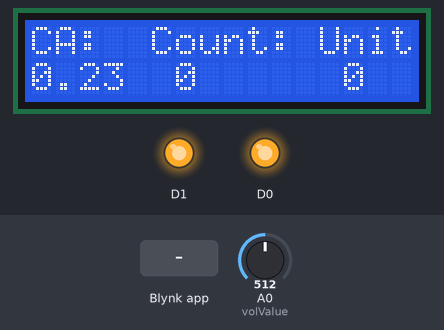
The sketch below on a simulated ESP8266 (NodeMCU). Parts: 16×2 character LCD, output pins drawn as LEDs (lit = HIGH). The inputs (shaded band) are chosen by the test bench; at power-on: A0 (volValue) = 512. WiFi joins after 1.5 s; servers stay silent unless stated.

Above: at 3.0 s.
3.1 s: Blynk app writes 1 to V0
At 3.9 s:
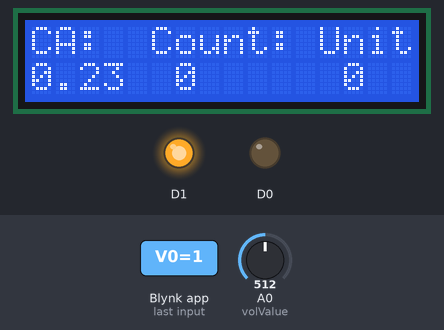
4.8 s: A0 (volValue) set to 716
At 5.4 s:
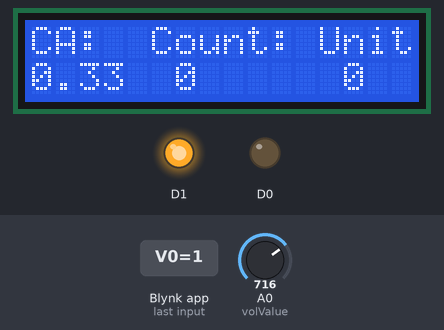
6.3 s: Blynk app writes 1 to V1
At 7.0 s:
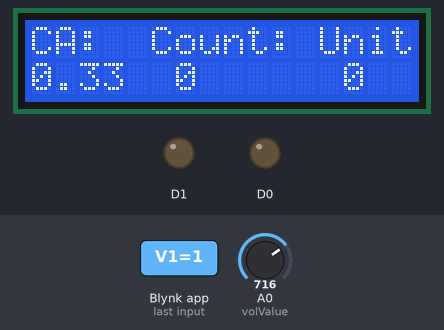
7.9 s: Blynk app writes 0 to V0
At 8.5 s:
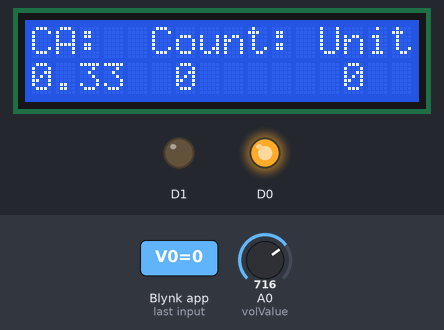
9.4 s: A0 (volValue) set to 122
At 10.0 s:
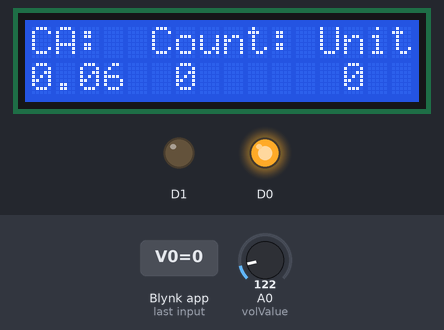
12.4 s: A0 (volValue) set to 0
At 13.7 s:
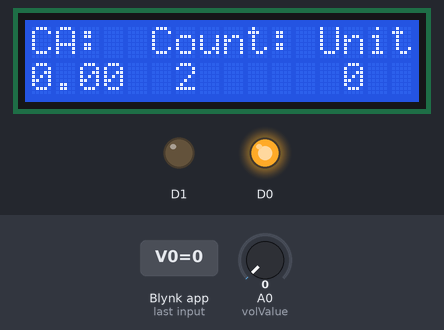
Timing chart, 0 to 14.9 s (numbered marks = the images above; inputs shaded):
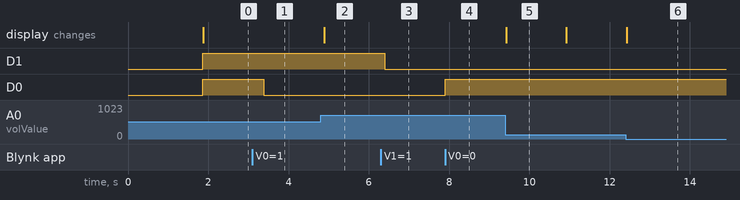

Measured:
- after the input at 3.1 s, D0: HIGH → LOW after 0.28 s
- after the input at 4.8 s, the display: changes after 0.09 s (image 2)
- after the input at 6.3 s, D1: HIGH → LOW after 0.10 s
- after the input at 7.9 s, D0: LOW → HIGH at once
- after the input at 9.4 s, the display: changes at once (image 5)
- what the display in image 5 shows lasts 1.5 s, from 9.4 s to 10.9 s

The sketch:

Program_SmartEnergyMeter.ino
```cpp
#define BLYNK_TEMPLATE_ID "TMPL3NEiga_p8"
#define BLYNK_TEMPLATE_NAME "energy meter"
#define BLYNK_AUTH_TOKEN "kbbWOeC8GzEUADD-TnVY2enwo7W_IvLh"

#define BLYNK_PRINT Serial

#include <ESP8266WiFi.h>
#include <BlynkSimpleEsp8266.h>
#include <LiquidCrystal.h>

// Wi-Fi credentials
char ssid[] = "Prayag";
char pass[] = "12345678";

// LCD Pins
const int rs = D2, en = D3, d4 = D4, d5 = D5, d6 = D6, d7 = D7;
LiquidCrystal lcd(rs, en, d4, d5, d6, d7);

// Analog and Relay Pins
const int volValue = A0;
int readValue, count = 0, unit = 0, flag = 0;
float Voltage, Value;

void setup() {
  Serial.begin(115200);
  Blynk.begin(BLYNK_AUTH_TOKEN, ssid, pass, "blynk.cloud", 80);

  lcd.begin(16, 2);

  pinMode(volValue, INPUT);
  pinMode(D0, OUTPUT);
  pinMode(D1, OUTPUT);

  digitalWrite(D0, HIGH);
  digitalWrite(D1, HIGH);
}

void updateDisplay() {
  lcd.setCursor(0, 0);
  lcd.print("CA:");
  lcd.setCursor(0, 1);
  lcd.print(Value, 2);

  lcd.setCursor(5, 0);
  lcd.print("Count:");
  lcd.setCursor(6, 1);
  lcd.print(count);

  lcd.setCursor(12, 0);
  lcd.print("Unit:");
  lcd.setCursor(13, 1);
  lcd.print(unit);
}

void generateBill() {
  int Amount = unit * 7;
  lcd.clear();
  lcd.setCursor(0, 0);
  lcd.print("Bill generated:");
  Blynk.virtualWrite(V4, "Bill Generated:");
  Blynk.virtualWrite(V4, "\n");

  delay(2000);
  lcd.clear();
  lcd.setCursor(0, 0);
  lcd.print("Total Bill:");
  lcd.setCursor(0, 1);
  lcd.print(Amount);
  Blynk.virtualWrite(V3, "Total Bill:");
  Blynk.virtualWrite(V3, Amount);
  Blynk.virtualWrite(V3, "\n");

  delay(2000);
  unit = 0;
  count = 0;
}

void loop() {
  Blynk.run();

  // Read voltage and calculate current
  readValue = analogRead(volValue);
  Voltage = (5.0 / 1023) * readValue;
  Value = Voltage / 10.680;

  // Update the display
  updateDisplay();
  delay(500);

  // Count increment logic
  if (Value >= 0.01 && Value <= 0.02) {
    count++;
    delay(3000);
  } else if (Value >= 0.03 && Value <= 0.06) {
    count++;
    delay(1000);
  } else if (Value >= 0.07 && Value <= 0.10) {
    count++;
    delay(500);
  }

  // Unit increment logic
  if (count >= 5) {
    unit++;
    count = 0;
  }

  // Bill generation logic
  if (unit >= 7) {
    generateBill();
  }
}

// Blynk virtual pin writes for relay control
BLYNK_WRITE(V0) {
  if (param.asInt() == 1) {
    digitalWrite(D0, LOW);
  } else {
    digitalWrite(D0, HIGH);
  }
}

BLYNK_WRITE(V1) {
  if (param.asInt() == 1) {
    digitalWrite(D1, LOW);
  } else {
    digitalWrite(D1, HIGH);
  }
}

BLYNK_WRITE(V2) {
  if (param.asInt() == 1) {
    flag = 1;
  }
}
```
